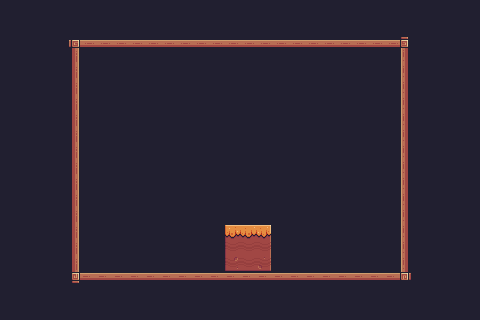

The image is a tile-based game level rendered from a .tmx file. Its description and complete source (layers, tilesets, objects, tile grids) follow:
An orthogonal 30x20 tile map with 16x16 px tiles, 1 tile layer (Background) and 1 object (player).

<map version="1.10" tiledversion="1.11.2" orientation="orthogonal" renderorder="right-down" width="30" height="20" tilewidth="16" tileheight="16" infinite="0" nextlayerid="4" nextobjectid="12">
 <tileset firstgid="1" source="pixel_adventure_tiled.tsx" />
 <layer id="2" name="Background" width="30" height="20">
  <data encoding="csv">
24,24,24,24,24,24,24,24,24,24,24,24,24,24,24,24,24,24,24,24,24,24,24,24,24,24,24,24,24,24,
24,24,24,24,24,24,24,24,24,24,24,24,24,24,24,24,24,24,24,24,24,24,24,24,24,24,24,24,24,24,
24,24,24,24,92,134,134,134,134,134,134,134,134,134,134,134,134,134,134,134,134,134,134,134,134,93,24,24,24,24,
24,24,24,24,113,24,24,24,24,24,24,24,24,24,24,24,24,24,24,24,24,24,24,24,24,111,24,24,24,24,
24,24,24,24,113,24,24,24,24,24,24,24,24,24,24,24,24,24,24,24,24,24,24,24,24,111,24,24,24,24,
24,24,24,24,113,24,24,24,24,24,24,24,24,24,24,24,24,24,24,24,24,24,24,24,24,111,24,24,24,24,
24,24,24,24,113,24,24,24,24,24,24,24,24,24,24,24,24,24,24,24,24,24,24,24,24,111,24,24,24,24,
24,24,24,24,113,24,24,24,24,24,24,24,24,24,24,24,24,24,24,24,24,24,24,24,24,111,24,24,24,24,
24,24,24,24,113,24,24,24,24,24,24,24,24,24,24,24,24,24,24,24,24,24,24,24,24,111,24,24,24,24,
24,24,24,24,113,24,24,24,24,24,24,24,24,24,24,24,24,24,24,24,24,24,24,24,24,111,24,24,24,24,
24,24,24,24,113,24,24,24,24,24,24,24,24,24,24,24,24,24,24,24,24,24,24,24,24,111,24,24,24,24,
24,24,24,24,113,24,24,24,24,24,24,24,24,24,24,24,24,24,24,24,24,24,24,24,24,111,24,24,24,24,
24,24,24,24,113,24,24,24,24,24,24,24,24,24,24,24,24,24,24,24,24,24,24,24,24,111,24,24,24,24,
24,24,24,24,113,24,24,24,24,24,24,24,24,24,24,24,24,24,24,24,24,24,24,24,24,111,24,24,24,24,
24,24,24,24,113,24,24,24,24,24,24,24,24,24,95,96,97,24,24,24,24,24,24,24,24,111,24,24,24,24,
24,24,24,24,113,24,24,24,24,24,24,24,24,24,117,118,119,24,24,24,24,24,24,24,24,111,24,24,24,24,
24,24,24,24,113,24,24,24,24,24,24,24,24,24,139,140,141,24,24,24,24,24,24,24,24,111,24,24,24,24,
24,24,24,24,114,90,90,90,90,90,90,90,90,90,90,90,90,90,90,90,90,90,90,90,90,115,24,24,24,24,
24,24,24,24,24,24,24,24,24,24,24,24,24,24,24,24,24,24,24,24,24,24,24,24,24,24,24,24,24,24,
24,24,24,24,24,24,24,24,24,24,24,24,24,24,24,24,24,24,24,24,24,24,24,24,24,24,24,24,24,24
</data>
 </layer>
 <objectgroup id="3" name="Spawnpoint">
  <object id="5" name="Player" type="player" x="240" y="192.333" width="32" height="32" />
 </objectgroup>
</map>
